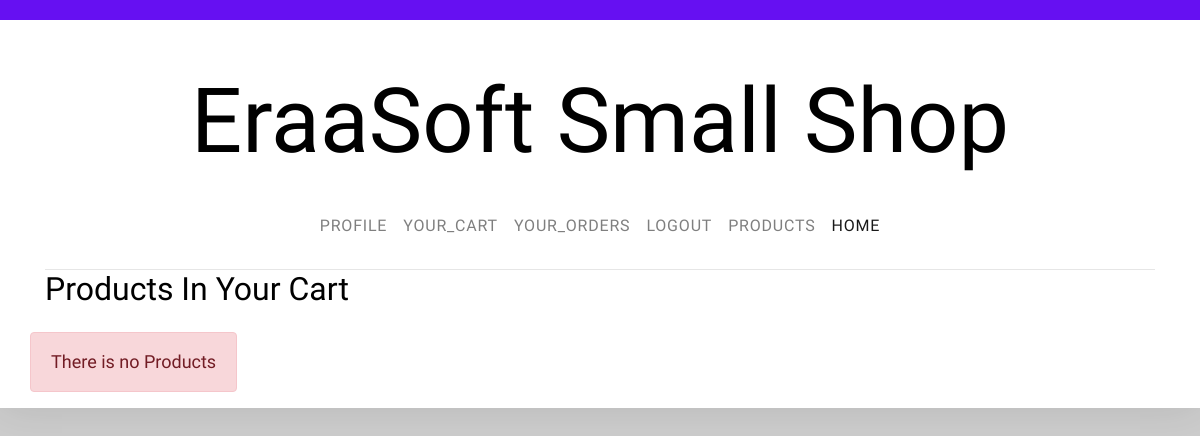
Before: /cart.php (signed in) with the older database file.
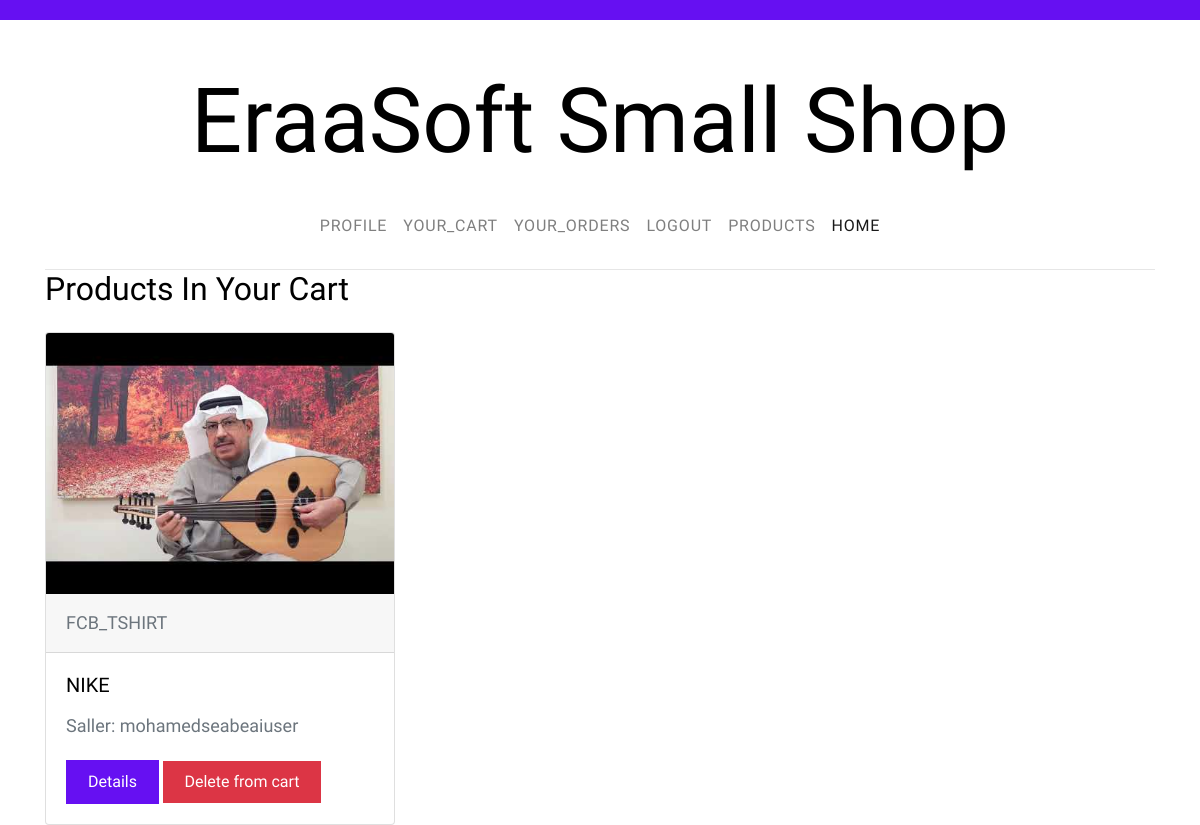
After: the same page with the newer database file.
### tables this page shows
CREATE TABLE `carts` (
  `id` int(11) NOT NULL,
  `user_id` int(11) DEFAULT NULL,
  `product_id` int(11) DEFAULT NULL,
  `created_at` timestamp NOT NULL DEFAULT current_timestamp(),
  `update_at` datetime NOT NULL
);

CREATE TABLE `products` (
  `id` int(11) NOT NULL,
  `prd_name` varchar(255) NOT NULL,
  `prd_quantity` varchar(50) NOT NULL,
  `prd_price` varchar(50) NOT NULL,
  `prd_brand_name` varchar(255) DEFAULT NULL,
  `prd_discount` varchar(50) DEFAULT NULL,
  `prd_size` enum('s','m','l','xl','xxl','xs') DEFAULT NULL,
  `prd_image` varchar(255) NOT NULL,
  `user_id` int(11) NOT NULL,
  `category_id` int(11) NOT NULL,
  `created_at` timestamp NOT NULL DEFAULT current_timestamp(),
  `update_at` datetime DEFAULT NULL
);

CREATE TABLE `users` (
  `id` int(11) NOT NULL,
  `username` varchar(255) DEFAULT NULL,
  `email` varchar(255) NOT NULL,
  `password` varchar(255) NOT NULL,
  `profile_img` varchar(255) DEFAULT NULL,
  `role` enum('admin','user') NOT NULL,
  `created_at` timestamp NOT NULL DEFAULT current_timestamp(),
  `update_at` datetime NOT NULL
);

### includes/classes/Session.class.php (called while the page is built, shortened)
<?php
class Session {
    public static function get($key){
        return $_SESSION[$key];
    }
}

### includes/classes/DBConnect.class.php (called while the page is built)
<?php
class DBConnect{
    private $dsn = 'mysql:host=localhost;dbname=pms';
    private $user = 'root';
    private $pass = '';
    private $options = array(
        PDO::ATTR_ERRMODE => PDO::ERRMODE_EXCEPTION,
        PDO::MYSQL_ATTR_INIT_COMMAND => 'SET NAMES utf8'
    );
    public function connect(){
        try{
            $db = new PDO($this->dsn, $this->user, $this->pass, $this->options);
            $db->setAttribute(PDO::ATTR_ERRMODE, PDO::ERRMODE_EXCEPTION);
            return $db;
        }
        catch(PDOException $e){
            echo 'not connecting' . $e->getMessage();
        }
    }
}

### includes/classes/Cart.class.php (called while the page is built, shortened)
<?php
class Cart extends DBConnect{
    public function selectDataWithJoin($col, $id){
        global $db;
        $query = "SELECT carts.*,
        products.id as prod_id,
        users.username,
        products.prd_image,
        products.prd_name,
        products.prd_brand_name
        FROM carts
        INNER JOIN products
        ON carts.product_id = products.id
        INNER JOIN users
        ON carts.user_id = users.id
        WHERE carts.$col = ?";
        $stmt  = $db->connect()->prepare($query);
        $stmt->execute([$id]);
        $count = $stmt->rowCount();
        $row   = $stmt->fetchAll(PDO::FETCH_ASSOC);
        $data = [
            'count' => $count,
            'row'   => $row
        ];
        return $data;
    }
}

### cart.php (the view, shortened to what this page needs)
<?php
include 'includes/header.php';
?>
<div class="wrap">
    <?php include 'includes/navigation.php'; ?>
    <section class="site-section py-sm">
    <div class="container">
        <div class="row">
        <div class="col-md-6">
            <h2 class="mb-4">Products In Your Cart</h2>
        </div>
        </div>
        <div class="row blog-entries">
        <div class="container">
            <div class="row">
                <?php
                $count = $cart->selectDataWithJoin('user_id',$session->get('role_user_user_id'))['count'];
                    if($count > 0):
                        $row = $cart->selectDataWithJoin('user_id',$session->get('role_user_user_id'))['row'];
                    foreach($row as $data):
                        ?>
                    <div class="col-md-4">
                    <div class="card">
                        <img class="card-img-top" src="<?php echo 'admin/uploaded_imgs/' . $data['prd_image'] ?>" alt="Card image cap">
                    <div class="card-header">
                        <?php echo $data['prd_name']; ?>
                    </div>
                    <div class="card-body">
                        <h5 class="card-title"><?php echo $data['prd_brand_name']; ?></h5>
                        <p class="card-text">Saller: <?php  echo $data['username']; ?></p>
                        <a class="btn btn-primary" href="product.php?product_id=<?php echo $data['prod_id']; ?>" class="card-link">Details</a>
                        <a href="cart.php?product_id=<?php echo $data['prod_id']; ?>&user_id=<?php echo $_SESSION['role_user_user_id']; ?>" class="btn btn-danger card-link">Delete from cart</a>
                    </div>
                    </div>
                        </div>
                    <?php endforeach;  else: ?>
                        <div class="alert alert-danger">There is no Products</div>
                    <?php endif; ?>
                </div>
                </div>
            </div>
            </div>
        </section>
    </div>
<?php include 'includes/footer.php'; ?>

Changed rows visible on the page:
added carts: product.prd_image (picture), product.prd_name "FCB_TSHIRT", product.prd_brand_name "NIKE", user.username "mohamedseabeaiuser"
Other visible differences:
text no longer shown: "There is no Products"
